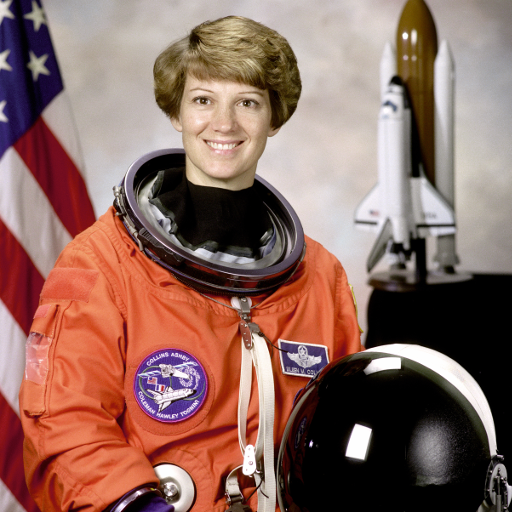
#> input picture data/astronaut.png, 512 x 512 px, found by its file name; its folder holds only this picture in this run
$ python demo.py --op rotate --angle 45 --interp linear --border reflect --expand --image data/astronaut.png
#> lines starting #> are read from the running program, lines starting #| are printed output that depends on the picture
### src/images.py
"""Tạo và nạp ảnh thử: ảnh có sẵn của skimage.data và ảnh tổng hợp (không tải từ Internet)."""
from __future__ import annotations

from dataclasses import dataclass
from pathlib import Path

import cv2
import numpy as np
from skimage import data as skdata

from src.config import DATA_DIR, SEED, SIZE_LARGE, SIZE_SMALL

CHECKER_SQUARE: int = 32           # cạnh ô bàn cờ (px)
ZONEPLATE_KMAX: float = np.pi      # tần số cục bộ lớn nhất ở góc ảnh (rad/px), = Nyquist
TEXT_FONT: int = cv2.FONT_HERSHEY_SIMPLEX
TEXT_LINES: tuple[str, ...] = ("EE3035", "Geometric", "Transform", "OpenCV 4.x", "x' = Mx")

# Ảnh tài liệu tổng hợp (tỉ lệ A4 ≈ 1 : 1.414).
DOC_SIZE: tuple[int, int] = (600, 848)
DOC_CANVAS: tuple[int, int] = (1280, 960)
# Góc TL, TR, BR, BL: mép trên xa máy ảnh nên ngắn hơn mép dưới, trang hơi xoay.
DOC_CORNERS: np.ndarray = np.array([[420, 90], [900, 140], [980, 880], [400, 850]], dtype=np.float64)
DOC_NOISE_SIGMA: float = 3.0
DOC_JPEG_QUALITY: int = 92
DOC_WORDS: tuple[str, ...] = ("anh", "so", "bien", "doi", "hinh", "hoc", "ma", "tran", "noi",
                              "suy", "pixel", "affine", "phoi", "canh", "xoay", "tinh", "tien")


def to_gray(img: np.ndarray) -> np.ndarray:
    """Chuyển ảnh RGB sang ảnh xám uint8 (giữ nguyên nếu đã là ảnh xám)."""
    return img if img.ndim == 2 else cv2.cvtColor(img, cv2.COLOR_RGB2GRAY)


def load_camera() -> np.ndarray:
    """Ảnh 'camera' (xám, 512x512) của skimage."""
    return skdata.camera()


def load_astronaut() -> np.ndarray:
    """Ảnh 'astronaut' (RGB, 512x512) của skimage."""
    return skdata.astronaut()


def load_coffee() -> np.ndarray:
    """Ảnh 'coffee' (RGB, 600x400) của skimage."""
    return skdata.coffee()


def make_large(img: np.ndarray, size: tuple[int, int] = SIZE_LARGE) -> np.ndarray:
    """Phóng ảnh về kích thước lớn (mặc định 1920x1080) bằng INTER_LANCZOS4."""
    return cv2.resize(img, size, interpolation=cv2.INTER_LANCZOS4)


# [73 lines left out: functions make_checkerboard, make_zoneplate, make_text_image, _make_flat_document, _make_background, not called in this run]


@dataclass
class SyntheticDocument:
    """Ảnh tài liệu chụp nghiêng tổng hợp cùng dữ liệu đúng (ground truth)."""

    photo: np.ndarray        # ảnh "chụp nghiêng" (RGB)
    flat: np.ndarray         # trang tài liệu phẳng ban đầu (RGB)
    corners: np.ndarray      # 4 góc thật trong ảnh chụp: TL, TR, BR, BL


# [21 lines left out: functions make_synthetic_document, save_rgb, not called in this run]


def read_rgb(path: str | Path) -> np.ndarray:
    """Đọc ảnh từ file, trả về RGB (hoặc xám nếu file là ảnh xám)."""
    img = cv2.imread(str(path), cv2.IMREAD_UNCHANGED)
    if img is None:
        raise FileNotFoundError(f"Không đọc được ảnh: {path}")
    if img.ndim == 2:
        return img
    if img.shape[2] == 4:
        img = img[..., :3]
    return cv2.cvtColor(img, cv2.COLOR_BGR2RGB)


# [18 lines left out: function write_data_files, not called in this run]

### src/transforms.py
"""Hàm bọc gọn các phép biến đổi hình học của OpenCV.

Quy ước:
- Ảnh là mảng NumPy (H, W) hoặc (H, W, C), kiểu uint8.
- Kích thước ``dsize`` theo thứ tự (rộng, cao) như OpenCV.
- Tọa độ pixel: tâm pixel nằm ở số nguyên, gốc (0, 0) ở góc trên-trái;
  tâm hình học của ảnh rộng w, cao h là ((w - 1) / 2, (h - 1) / 2).
"""
from __future__ import annotations

import math

import cv2
import numpy as np

INTERP: dict[str, int] = {
    "nearest": cv2.INTER_NEAREST,
    "linear": cv2.INTER_LINEAR,
    "cubic": cv2.INTER_CUBIC,
    "area": cv2.INTER_AREA,
    "lanczos4": cv2.INTER_LANCZOS4,
}

BORDER: dict[str, int] = {
    "constant": cv2.BORDER_CONSTANT,
    "replicate": cv2.BORDER_REPLICATE,
    "reflect": cv2.BORDER_REFLECT,
    "reflect101": cv2.BORDER_REFLECT_101,
    "wrap": cv2.BORDER_WRAP,
}

INTERP_NAME: dict[int, str] = {v: f"INTER_{k.upper()}" for k, v in INTERP.items()}
BORDER_NAME: dict[int, str] = {
    cv2.BORDER_CONSTANT: "BORDER_CONSTANT",
    cv2.BORDER_REPLICATE: "BORDER_REPLICATE",
    cv2.BORDER_REFLECT: "BORDER_REFLECT",
    cv2.BORDER_REFLECT_101: "BORDER_REFLECT_101",
    cv2.BORDER_WRAP: "BORDER_WRAP",
}

# Dung sai khi làm tròn lên kích thước khung mở rộng (tránh 400.00000000000004 → 401).
SIZE_EPS: float = 1e-6


def image_size(img: np.ndarray) -> tuple[int, int]:
    """Trả về kích thước (rộng, cao) của ảnh."""
    return img.shape[1], img.shape[0]


def image_center(size: tuple[int, int]) -> tuple[float, float]:
    """Tâm hình học của ảnh có kích thước (rộng, cao) theo quy ước tâm pixel."""
    w, h = size
    return (w - 1) / 2.0, (h - 1) / 2.0


# [9 lines left out: function scale, not called in this run]


def resize_to(img: np.ndarray, dsize: tuple[int, int], interp: int = cv2.INTER_LINEAR) -> np.ndarray:
    """Co giãn ảnh về kích thước dsize = (rộng, cao)."""
    return cv2.resize(img, dsize, interpolation=interp)


def translation_matrix(tx: float, ty: float) -> np.ndarray:
    """Ma trận affine 2x3 của phép tịnh tiến (tx, ty)."""
    return np.array([[1.0, 0.0, tx], [0.0, 1.0, ty]])


# [12 lines left out: function translate, not called in this run]


def expanded_size(size: tuple[int, int], angle_deg: float, scale_factor: float = 1.0) -> tuple[int, int]:
    """Kích thước khung (rộng, cao) vừa đủ chứa trọn ảnh sau khi xoay.

    w' = |s|(w|cosθ| + h|sinθ|),  h' = |s|(w|sinθ| + h|cosθ|).
    """
    w, h = size
    theta = math.radians(angle_deg)
    c, s = abs(math.cos(theta)) * abs(scale_factor), abs(math.sin(theta)) * abs(scale_factor)
    new_w = math.ceil(w * c + h * s - SIZE_EPS)
    new_h = math.ceil(w * s + h * c - SIZE_EPS)
    return new_w, new_h


def rotation_matrix(
    size: tuple[int, int],
    angle_deg: float,
    scale_factor: float = 1.0,
    expand: bool = False,
) -> tuple[np.ndarray, tuple[int, int]]:
    """Ma trận xoay 2x3 quanh tâm ảnh và kích thước khung ra.

    Góc dương = ngược chiều kim đồng hồ (như cv2.getRotationMatrix2D).
    Nếu ``expand`` thì tính lại kích thước khung và cộng bù tịnh tiến để
    tâm ảnh cũ trùng tâm khung mới, nhờ đó không bị cắt góc.
    """
    center = image_center(size)
    m = cv2.getRotationMatrix2D(center, angle_deg, scale_factor)
    if not expand:
        return m, size
    out_size = expanded_size(size, angle_deg, scale_factor)
    new_cx, new_cy = image_center(out_size)
    m[0, 2] += new_cx - center[0]
    m[1, 2] += new_cy - center[1]
    return m, out_size


def rotate(
    img: np.ndarray,
    angle_deg: float,
    scale_factor: float = 1.0,
    expand: bool = False,
    interp: int = cv2.INTER_LINEAR,
    border: int = cv2.BORDER_CONSTANT,
    border_value: int = 0,
) -> np.ndarray:
    """Xoay ảnh quanh tâm; ``expand=True`` để mở rộng khung, giữ trọn ảnh."""
    m, out_size = rotation_matrix(image_size(img), angle_deg, scale_factor, expand)
    return cv2.warpAffine(img, m, out_size, flags=interp,
                          borderMode=border, borderValue=border_value)


# [32 lines left out: functions affine_3pts, perspective_4pts, not called in this run]


def apply_affine_to_points(m: np.ndarray, pts: np.ndarray) -> np.ndarray:
    """Áp ma trận affine 2x3 lên các điểm (N, 2)."""
    return cv2.transform(np.float64(pts).reshape(-1, 1, 2), m).reshape(-1, 2)


def apply_homography_to_points(h: np.ndarray, pts: np.ndarray) -> np.ndarray:
    """Áp homography 3x3 lên các điểm (N, 2)."""
    return cv2.perspectiveTransform(np.float64(pts).reshape(-1, 1, 2), h).reshape(-1, 2)

### compare/benchmark.py
"""Đo thời gian thực thi: trung bình BENCH_REPEAT lần, bỏ BENCH_WARMUP lần chạy đầu (warm-up)."""
from __future__ import annotations

import time
from collections.abc import Callable
from dataclasses import dataclass
from typing import Any

import numpy as np

from src.config import BENCH_REPEAT, BENCH_WARMUP

MS_PER_S: float = 1000.0


@dataclass
class Timing:
    """Kết quả đo: trung bình và độ lệch chuẩn (ms)."""

    mean_ms: float
    std_ms: float
    repeat: int


def benchmark(fn: Callable[..., Any], *args: Any, repeat: int = BENCH_REPEAT,
              warmup: int = BENCH_WARMUP, **kwargs: Any) -> Timing:
    """Gọi fn(*args, **kwargs) warmup + repeat lần, chỉ tính thời gian repeat lần sau."""
    for _ in range(warmup):
        fn(*args, **kwargs)
    samples = np.empty(repeat)
    for i in range(repeat):
        t0 = time.perf_counter()
        fn(*args, **kwargs)
        samples[i] = (time.perf_counter() - t0) * MS_PER_S
    return Timing(mean_ms=float(samples.mean()), std_ms=float(samples.std()), repeat=repeat)

### src/plotting.py
"""Tiện ích vẽ hình: nền trắng, DPI 200, nhãn tiếng Việt có dấu, tiêu đề từng ô."""
from __future__ import annotations

from pathlib import Path

import matplotlib.pyplot as plt
import numpy as np

from src.config import FIG_DPI, FIG_FONT, TITLE_FONTSIZE

MARKER_COLORS: tuple[str, ...] = ("#e41a1c", "#377eb8", "#4daf4a", "#ff7f00")

# Hình ghép 4–6 ô được vẽ đúng kích thước khi in để chữ trong hình đọc được.
FIG_W_FULL: float = 6.3        # lưới 2×3 rộng bằng khổ chữ A4 (16 cm)
FIG_W_2X2: float = 5.0         # lưới 2×2 (12,7 cm)
TITLE_SPACE_IN: float = 0.42   # chỗ cho tiêu đề 2 dòng phía trên mỗi ô
PANEL_TITLE_SIZE: int = 8


def setup_style() -> None:
    """Đặt cấu hình matplotlib chung cho mọi hình."""
    plt.rcParams.update({
        "font.family": FIG_FONT,
        "figure.facecolor": "white",
        "axes.facecolor": "white",
        "savefig.facecolor": "white",
        "savefig.dpi": FIG_DPI,
        "axes.titlesize": TITLE_FONTSIZE,
        "figure.titlesize": TITLE_FONTSIZE + 3,
    })


# [12 lines left out: functions panel_grid, save_panels, not called in this run]


def show_image(ax: plt.Axes, img: np.ndarray, title: str, vmin: float = 0, vmax: float = 255,
               smooth: bool = False) -> None:
    """Vẽ ảnh lên một ô (ảnh xám dùng thang xám cố định 0–255), tắt trục, đặt tiêu đề.

    Mặc định hiển thị bằng 'nearest' để không làm nhòe thêm kết quả nội suy.
    """
    cmap = "gray" if img.ndim == 2 else None
    ax.imshow(img, cmap=cmap, vmin=vmin, vmax=vmax, interpolation="antialiased" if smooth else "nearest")
    ax.set_title(title)
    ax.set_xticks([])
    ax.set_yticks([])


# [9 lines left out: function draw_points, not called in this run]


def draw_box(ax: plt.Axes, x0: int, y0: int, w: int, h: int, color: str = "red") -> None:
    """Vẽ khung chữ nhật (đánh dấu vùng cắt phóng lớn)."""
    ax.add_patch(plt.Rectangle((x0 - 0.5, y0 - 0.5), w, h, fill=False, ec=color, lw=1.5))


DOC_MAX_WIDTH_PX: int = 1800    # ≈ 290 dpi khi in rộng 15,9 cm
DOC_JPEG_QUALITY: int = 90


# [22 lines left out: functions make_doc_copies, save_figure, not called in this run]

### demo/demo.py
"""Demo dòng lệnh từng phép biến đổi hình học bằng OpenCV, tùy chọn so sánh với bản tự cài đặt.

Ví dụ:
    python demo/demo.py --op rotate --angle 45 --interp linear --border reflect --expand --image data/astronaut.png
    python demo/demo.py --op rotate --angle 45 --expand --compare
    python demo/demo.py --op scale --fx 4 --interp cubic --image data/text.png --compare
    python demo/demo.py --op perspective --compare --save out.png --no-show
"""
from __future__ import annotations

import argparse
import sys
from pathlib import Path

ROOT = Path(__file__).resolve().parents[1]
sys.path.insert(0, str(ROOT))

import matplotlib.pyplot as plt  # noqa: E402
import numpy as np  # noqa: E402

from compare.benchmark import benchmark  # noqa: E402
from compare.metrics import abs_diff, format_psnr, max_abs_diff, pct_diff_gt, psnr  # noqa: E402
from reference import matrices as RM  # noqa: E402
from reference import warp_ref as RW  # noqa: E402
from src import transforms as T  # noqa: E402
from src.images import read_rgb  # noqa: E402
from src.plotting import setup_style, show_image  # noqa: E402

OPS: tuple[str, ...] = ("scale", "translate", "rotate", "affine", "perspective")
REF_INTERPS: tuple[str, ...] = RW.INTERPS            # bản tự cài đặt chỉ có nearest / linear / cubic
DIFF_VMAX: float = 3.0
# Điểm mặc định cho affine / phối cảnh, tính theo tỉ lệ kích thước ảnh.
AFFINE_SRC_FRAC = np.array([[0.1, 0.1], [0.9, 0.1], [0.1, 0.9]])
AFFINE_DST_FRAC = np.array([[0.2, 0.3], [0.85, 0.08], [0.3, 0.92]])
PERSP_SRC_FRAC = np.array([[0.0, 0.0], [1.0, 0.0], [1.0, 1.0], [0.0, 1.0]])
PERSP_DST_FRAC = np.array([[0.3, 0.12], [0.75, 0.05], [0.96, 0.96], [0.05, 0.82]])


def parse_args(argv: list[str] | None = None) -> argparse.Namespace:
    """Đọc tham số dòng lệnh."""
    p = argparse.ArgumentParser(description="Demo biến đổi hình học bằng OpenCV")
    p.add_argument("--op", choices=OPS, default="rotate", help="phép biến đổi")
    p.add_argument("--image", default=str(ROOT / "data" / "astronaut.png"), help="ảnh vào")
    p.add_argument("--interp", choices=list(T.INTERP), default="linear", help="cờ nội suy")
    p.add_argument("--border", choices=list(T.BORDER), default="constant", help="chế độ biên")
    p.add_argument("--border-value", type=int, default=0, help="giá trị biên khi --border constant")
    p.add_argument("--angle", type=float, default=45.0, help="góc xoay (độ, dương = ngược chiều kim đồng hồ)")
    p.add_argument("--scale", type=float, default=1.0, help="hệ số co giãn đi kèm phép xoay")
    p.add_argument("--expand", action="store_true", help="xoay mở rộng khung (không bị cắt góc)")
    p.add_argument("--fx", type=float, default=2.0, help="hệ số co giãn theo x (op scale)")
    p.add_argument("--fy", type=float, default=None, help="hệ số co giãn theo y (mặc định = fx)")
    p.add_argument("--tx", type=float, default=80.0, help="tịnh tiến theo x (px)")
    p.add_argument("--ty", type=float, default=50.0, help="tịnh tiến theo y (px)")
    p.add_argument("--compare", action="store_true", help="so sánh với bản tự cài đặt (reference/)")
    p.add_argument("--repeat", type=int, default=10, help="số lần đo thời gian (bỏ 1 lần warm-up)")
    p.add_argument("--save", default=None, help="lưu hình kết quả ra file PNG")
    p.add_argument("--no-show", action="store_true", help="không mở cửa sổ hiển thị")
    return p.parse_args(argv)


def _points(img: np.ndarray, frac: np.ndarray) -> np.ndarray:
    """Đổi tọa độ tỉ lệ (0–1) thành pixel."""
    h, w = img.shape[:2]
    return frac * np.array([w - 1, h - 1])


def run_opencv(args: argparse.Namespace, img: np.ndarray) -> tuple[np.ndarray, str]:
    """Thực hiện phép biến đổi bằng OpenCV; trả về (ảnh ra, mô tả tham số)."""
    interp, border = T.INTERP[args.interp], T.BORDER[args.border]
    kw = {"interp": interp, "border": border, "border_value": args.border_value}
    if args.op == "scale":
        return T.scale(img, args.fx, args.fy, interp), f"resize fx={args.fx}, fy={args.fy or args.fx}"
    if args.op == "translate":
        return T.translate(img, args.tx, args.ty, **kw), f"tịnh tiến ({args.tx:g}, {args.ty:g})"
    if args.op == "rotate":
        out = T.rotate(img, args.angle, args.scale, args.expand, **kw)
        return out, f"xoay {args.angle:g}°, scale={args.scale:g}, {'mở rộng' if args.expand else 'giữ'} khung"
    if args.op == "affine":
        out, _ = T.affine_3pts(img, _points(img, AFFINE_SRC_FRAC), _points(img, AFFINE_DST_FRAC), **kw)
        return out, "affine 3 điểm"
    out, _ = T.perspective_4pts(img, _points(img, PERSP_SRC_FRAC), _points(img, PERSP_DST_FRAC), **kw)
    return out, "phối cảnh 4 điểm"


def run_reference(args: argparse.Namespace, img: np.ndarray) -> np.ndarray:
    """Cùng phép biến đổi bằng bản tự cài đặt (ma trận tự tính, ánh xạ ngược NumPy)."""
    h, w = img.shape[:2]
    kw = {"interp": args.interp, "border": args.border, "border_value": args.border_value}
    if args.op == "scale":
        return RW.resize_ref(img, args.fx, args.fy, args.interp)
    if args.op == "translate":
        return RW.warp_affine_ref(img, RM.translation_matrix(args.tx, args.ty), (w, h), **kw)
    if args.op == "rotate":
        if args.expand:
            m, size = RM.rotation_matrix_expand((w, h), args.angle, args.scale)
        else:
            m, size = RM.rotation_matrix(((w - 1) / 2, (h - 1) / 2), args.angle, args.scale), (w, h)
        return RW.warp_affine_ref(img, m, size, **kw)
    if args.op == "affine":
        m = RM.affine_from_3pts(_points(img, AFFINE_SRC_FRAC), _points(img, AFFINE_DST_FRAC))
        return RW.warp_affine_ref(img, m, (w, h), **kw)
    hm = RM.homography_from_4pts(_points(img, PERSP_SRC_FRAC), _points(img, PERSP_DST_FRAC))
    return RW.warp_perspective_ref(img, hm, (w, h), **kw)


def main(argv: list[str] | None = None) -> int:
    """Chạy demo; trả về mã thoát."""
    if hasattr(sys.stdout, "reconfigure"):
        sys.stdout.reconfigure(encoding="utf-8")
    args = parse_args(argv)
    if args.no_show:
        plt.switch_backend("Agg")
    setup_style()
    img = read_rgb(args.image)
#> in read_rgb, img is the input picture: shape (512, 512, 3); mean B, G, R 96.5, 105.8, 141.6
    out, desc = run_opencv(args, img)
#> in rotate, `m, out_size = rotation_matrix(image_size(img), angle_deg, scale_factor..`: m = [[0.707, 0.707, 0.668], [-0.707, 0.707, 362]]; out_size = (725, 725)
#> in rotate, `return cv2.warpAffine(img, m, out_size, flags=interp, borderMode=borde..`:
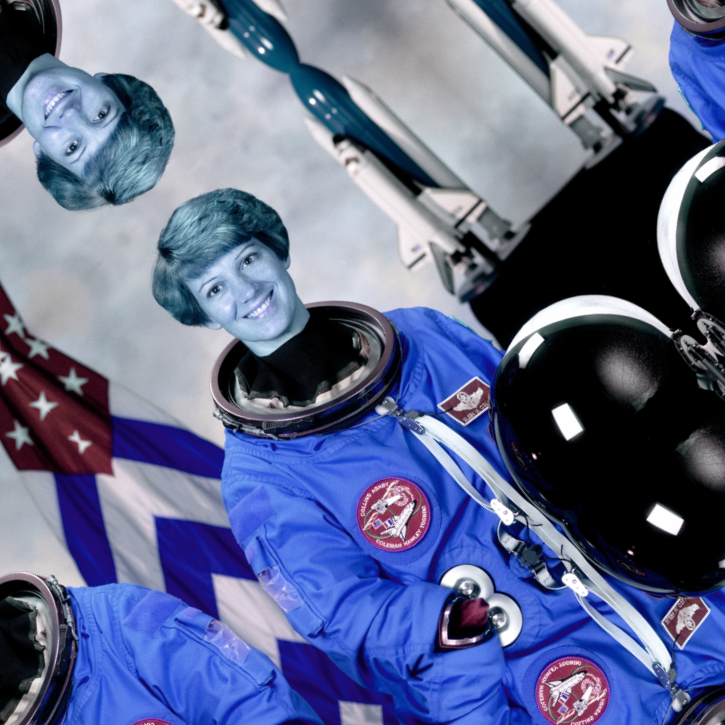
#> returned value: shape (725, 725, 3); mean of channels 0, 1, 2 141.5, 105.7, 96.4; drawn as B, G, R
#> desc = 'xoay 45°, scale=1, mở rộng khung'
    flag = T.INTERP_NAME[T.INTERP[args.interp]]
    border = T.BORDER_NAME[T.BORDER[args.border]]
    print(f"Ảnh vào {img.shape[1]}×{img.shape[0]} → ảnh ra {out.shape[1]}×{out.shape[0]}; {desc}, {flag}, {border}")
#| Ảnh vào 512×512 → ảnh ra 725×725; xoay 45°, scale=1, mở rộng khung, INTER_LINEAR, BORDER_REFLECT
    t_cv = benchmark(run_opencv, args, img, repeat=args.repeat)
#> the loop in benchmark, `for _ in range(warmup):` made 1 pass
#> in benchmark, `samples = np.empty(repeat)`: samples = [4.64e-310, 0, 0, 0, 0, 0, 0, 0, 0, 0]
#> after the loop in benchmark, `for i in range(repeat):`: samples = [11.11, 11.08, 11.17, 10.47, 10.38, 10.41, 10.49, 10.54, 10.37, 10.34]
    print(f"Thời gian OpenCV: {t_cv.mean_ms:.3f} ms (trung bình {args.repeat} lần)")
#| Thời gian OpenCV: 10.637 ms (trung bình 10 lần)

    compare = args.compare and args.interp in REF_INTERPS
    if args.compare and not compare:
        print(f"Bỏ qua --compare: bản tự cài đặt chỉ hỗ trợ {', '.join(REF_INTERPS)}.")
    ncol = 4 if compare else 2
    fig, axes = plt.subplots(1, ncol, figsize=(4.5 * ncol, 5))
    show_image(axes[0], img, f"Ảnh gốc {img.shape[1]}×{img.shape[0]}")
    show_image(axes[1], out, f"OpenCV: {desc}\n{flag}, {border}")
    if compare:
        ref = run_reference(args, img)
        t_ref = benchmark(run_reference, args, img, repeat=args.repeat)
        p, pct = psnr(ref, out), pct_diff_gt(ref, out)
        print(f"Tự cài đặt: {t_ref.mean_ms:.2f} ms (chậm hơn {t_ref.mean_ms / t_cv.mean_ms:.0f} lần)")
        print(f"PSNR(tự cài đặt, OpenCV) = {format_psnr(p)} dB; pixel lệch >1: {pct:.3f}%; "
              f"lệch lớn nhất: {max_abs_diff(ref, out):.0f}")
        show_image(axes[2], ref, f"Tự cài đặt (NumPy)\n{args.interp}, {args.border}")
        im = axes[3].imshow(abs_diff(ref, out), cmap="inferno", vmin=0, vmax=DIFF_VMAX)
        axes[3].set_xticks([])
        axes[3].set_yticks([])
        axes[3].set_title(f"Ảnh hiệu (thang 0–{DIFF_VMAX:g})\nPSNR = {format_psnr(p)} dB")
        fig.colorbar(im, ax=axes[3], fraction=0.046, pad=0.03)
    fig.tight_layout()
    if args.save:
        fig.savefig(args.save, dpi=200, facecolor="white", bbox_inches="tight")
        print(f"Đã lưu {args.save}")
    if not args.no_show:
        plt.show()
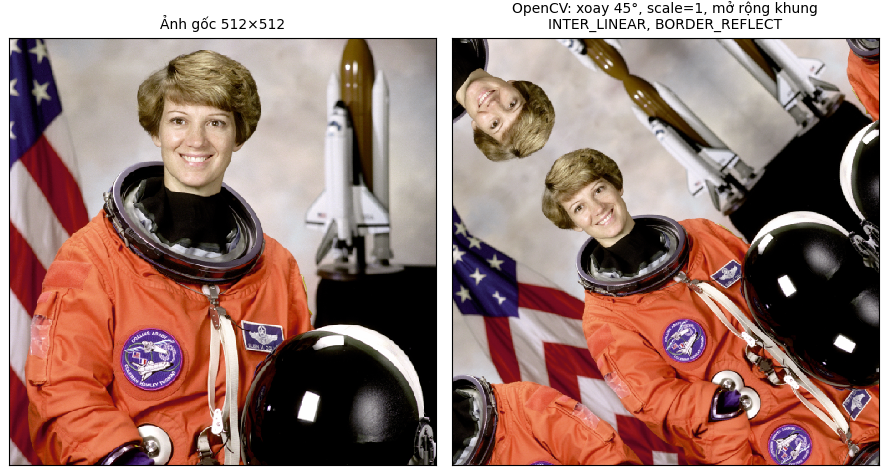
#> figure drawn by matplotlib, 2 panels
    plt.close(fig)
    return 0


if __name__ == "__main__":
    raise SystemExit(main())
#> (the program exits here)

$ run again, on data/zoneplate.png
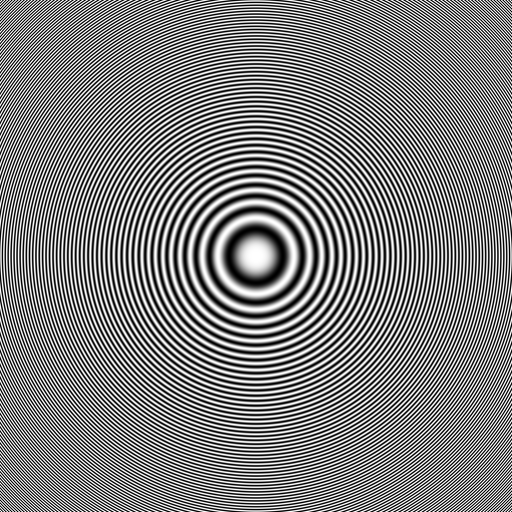
#> input picture data/zoneplate.png, 512 x 512 px
#> in read_rgb, img is the input picture: shape (512, 512); min 0, max 255, mean 127.5
#> in rotate, `m, out_size = rotation_matrix(image_size(img), angle_deg, scale_factor..`: m = [[0.707, 0.707, -105.8], [-0.707, 0.707, 255.5]]; out_size = (512, 512)
#> in rotate, `return cv2.warpAffine(img, m, out_size, flags=interp, borderMode=borde..`:
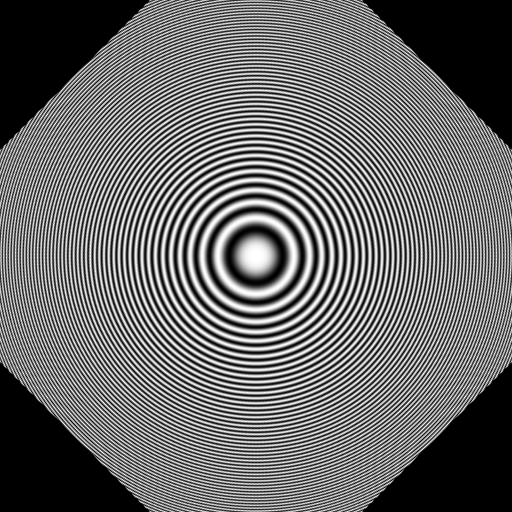
#> returned value: shape (512, 512); min 0, max 255, mean 105.6
#> desc = 'xoay 45°, scale=1, giữ khung'
#| Ảnh vào 512×512 → ảnh ra 512×512; xoay 45°, scale=1, giữ khung, INTER_LINEAR, BORDER_CONSTANT
#> the loop in benchmark, `for _ in range(warmup):` made 1 pass
#> in benchmark, `samples = np.empty(repeat)`: samples = [4.64e-310, 0, 0, 0, 0, 0, 0, 0, 0, 0]
#> after the loop in benchmark, `for i in range(repeat):`: samples = [2.29, 2.2, 2.12, 1.99, 2.17, 3.11, 3.56, 3.57, 3.64, 3.55]
#| Thời gian OpenCV: 2.820 ms (trung bình 10 lần)
#> in main, `plt.show()`:
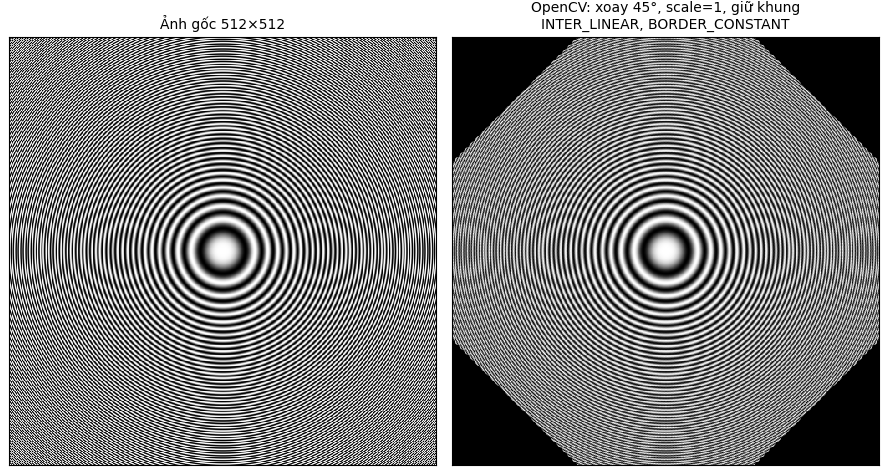
#> figure drawn by matplotlib, 2 panels
